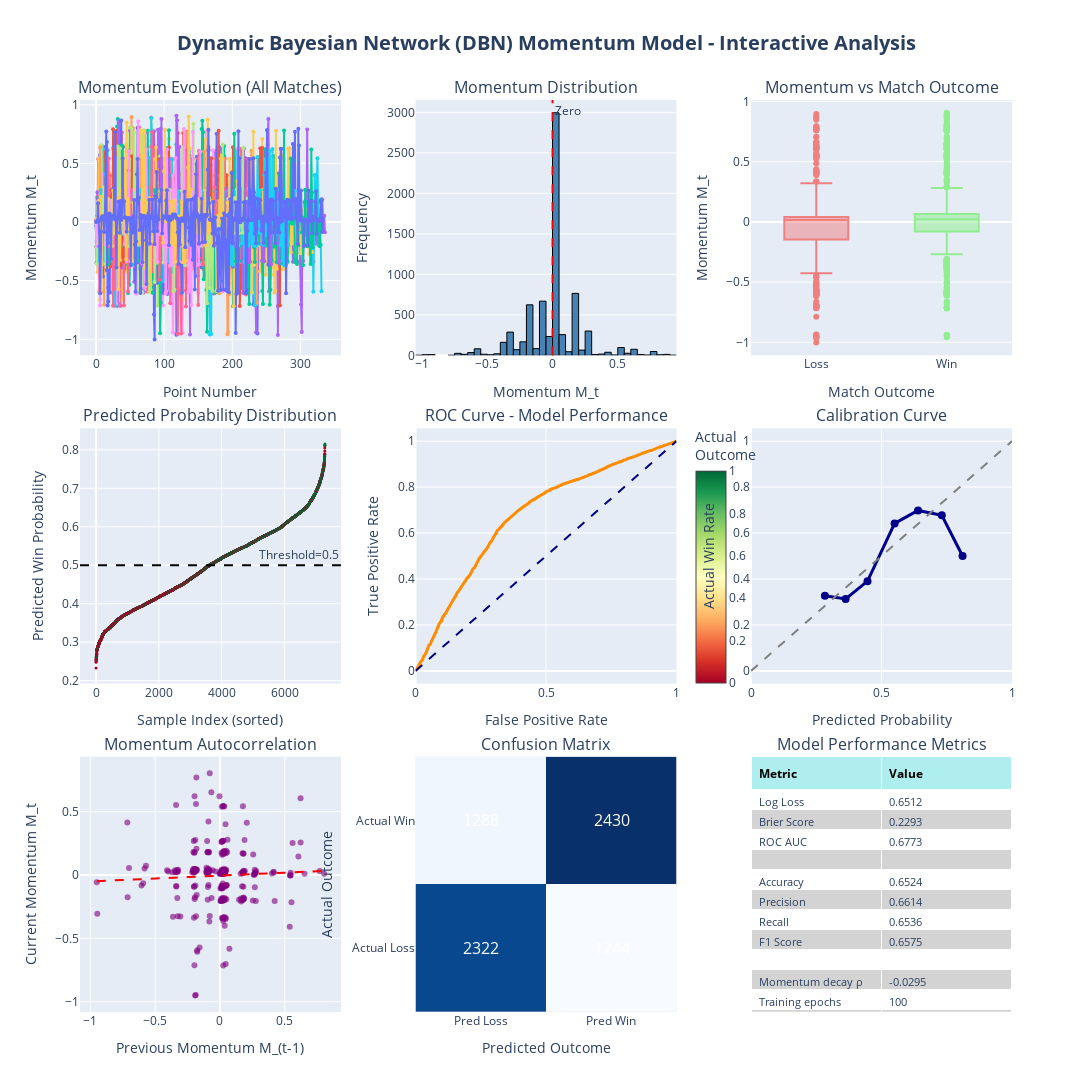

Notebook cell for this chart:
### Code cell
# ============================================
# Visualization: Dynamic Bayesian Network (DBN) Momentum Model Analysis
# Using Plotly for Interactive Visualization
# ============================================

import plotly.graph_objects as go
from plotly.subplots import make_subplots
import plotly.express as px
from sklearn.metrics import roc_curve, auc, confusion_matrix, accuracy_score, precision_score, recall_score, f1_score, log_loss, brier_score_loss, roc_auc_score
from sklearn.calibration import calibration_curve
import numpy as np
import pandas as pd

# Color scheme
colors_plotly = px.colors.qualitative.Plotly

# Create subplots
fig = make_subplots(
    rows=3, cols=3,
    subplot_titles=(
        'Momentum Evolution (All Matches)',
        'Momentum Distribution',
        'Momentum vs Match Outcome',
        'Predicted Probability Distribution',
        'ROC Curve - Model Performance',
        'Calibration Curve',
        'Momentum Autocorrelation',
        'Confusion Matrix',
        'Model Performance Metrics'
    ),
    specs=[
        [{"type": "scatter"}, {"type": "histogram"}, {"type": "box"}],
        [{"type": "scatter"}, {"type": "scatter"}, {"type": "scatter"}],
        [{"type": "scatter"}, {"type": "heatmap"}, {"type": "table"}]
    ],
    vertical_spacing=0.08,
    horizontal_spacing=0.08
)

# 1. Momentum Evolution Trajectory
sample_matches = df_m['match_id'].unique()
df_sample = df_m[df_m['match_id'].isin(sample_matches)]
for idx, mid in enumerate(sample_matches):
    df_match = df_sample[df_sample['match_id'] == mid]
    fig.add_trace(
        go.Scatter(
            x=list(range(len(df_match))),
            y=df_match['Mt_mean'].values,
            mode='lines+markers',
            name=f'Match {idx+1}',
            marker=dict(size=4),
            line=dict(width=2),
            legendgroup='matches',
            showlegend=(idx < 3)
        ),
        row=1, col=1
    )
fig.update_xaxes(title_text="Point Number", row=1, col=1)
fig.update_yaxes(title_text="Momentum M_t", row=1, col=1)

# 2. Momentum Distribution
fig.add_trace(
    go.Histogram(
        x=df_m['Mt_mean'],
        nbinsx=50,
        marker=dict(color='steelblue', line=dict(color='black', width=1)),
        name='Momentum',
        showlegend=False
    ),
    row=1, col=2
)
# Add zero line
fig.add_vline(x=0, line_dash="dash", line_color="red", 
              annotation_text="Zero", row=1, col=2)
fig.update_xaxes(title_text="Momentum M_t", row=1, col=2)
fig.update_yaxes(title_text="Frequency", row=1, col=2)

# 3. Momentum vs Outcome Boxplot
df_m['result'] = df_m['y'].map({1: 'Win', 0: 'Loss'})
for outcome, color in zip(['Loss', 'Win'], ['lightcoral', 'lightgreen']):
    df_outcome = df_m[df_m['result'] == outcome]
    fig.add_trace(
        go.Box(
            y=df_outcome['Mt_mean'],
            name=outcome,
            marker_color=color,
            showlegend=False
        ),
        row=1, col=3
    )
fig.update_xaxes(title_text="Match Outcome", row=1, col=3)
fig.update_yaxes(title_text="Momentum M_t", row=1, col=3)

# 4. Predicted Probability Distribution
sorted_idx = np.argsort(p_mean)
fig.add_trace(
    go.Scatter(
        x=list(range(len(p_mean))),
        y=p_mean[sorted_idx],
        mode='markers',
        marker=dict(
            size=3,
            color=y_np[sorted_idx],
            colorscale='RdYlGn',
            showscale=True,
            colorbar=dict(title="Actual<br>Outcome", x=0.65, len=0.3)
        ),
        name='Predictions',
        showlegend=False
    ),
    row=2, col=1
)
fig.add_hline(y=0.5, line_dash="dash", line_color="black",
              annotation_text="Threshold=0.5", row=2, col=1)
fig.update_xaxes(title_text="Sample Index (sorted)", row=2, col=1)
fig.update_yaxes(title_text="Predicted Win Probability", row=2, col=1)

# 5. ROC Curve
fpr, tpr, thresholds = roc_curve(y_np, p_mean)
roc_auc = auc(fpr, tpr)
fig.add_trace(
    go.Scatter(
        x=fpr, y=tpr,
        mode='lines',
        name=f'ROC (AUC={roc_auc:.3f})',
        line=dict(color='darkorange', width=3),
        showlegend=False
    ),
    row=2, col=2
)
fig.add_trace(
    go.Scatter(
        x=[0, 1], y=[0, 1],
        mode='lines',
        name='Random',
        line=dict(color='navy', width=2, dash='dash'),
        showlegend=False
    ),
    row=2, col=2
)
fig.update_xaxes(title_text="False Positive Rate", row=2, col=2)
fig.update_yaxes(title_text="True Positive Rate", row=2, col=2)

# 6. Calibration Curve
prob_true, prob_pred = calibration_curve(y_np, p_mean, n_bins=10)
fig.add_trace(
    go.Scatter(
        x=prob_pred, y=prob_true,
        mode='lines+markers',
        name='Model',
        line=dict(color='darkblue', width=3),
        marker=dict(size=8),
        showlegend=False
    ),
    row=2, col=3
)
fig.add_trace(
    go.Scatter(
        x=[0, 1], y=[0, 1],
        mode='lines',
        name='Perfect',
        line=dict(color='gray', width=2, dash='dash'),
        showlegend=False
    ),
    row=2, col=3
)
fig.update_xaxes(title_text="Predicted Probability", row=2, col=3)
fig.update_yaxes(title_text="Actual Win Rate", row=2, col=3)

# 7. Momentum Autocorrelation
sample_match = df_m[df_m['match_id'] == sample_matches[0]]
Mt_vals = sample_match['Mt_mean'].values
if len(Mt_vals) > 1:
    Mt_prev = Mt_vals[:-1]
    Mt_curr = Mt_vals[1:]
    fig.add_trace(
        go.Scatter(
            x=Mt_prev, y=Mt_curr,
            mode='markers',
            marker=dict(size=6, color='purple', opacity=0.6),
            name='Data',
            showlegend=False
        ),
        row=3, col=1
    )
    # Add fitted line
    z = np.polyfit(Mt_prev, Mt_curr, 1)
    x_line = np.linspace(Mt_prev.min(), Mt_prev.max(), 100)
    y_line = z[0] * x_line + z[1]
    fig.add_trace(
        go.Scatter(
            x=x_line, y=y_line,
            mode='lines',
            name=f'Fit: ρ≈{z[0]:.3f}',
            line=dict(color='red', width=2, dash='dash'),
            showlegend=False
        ),
        row=3, col=1
    )
fig.update_xaxes(title_text="Previous Momentum M_(t-1)", row=3, col=1)
fig.update_yaxes(title_text="Current Momentum M_t", row=3, col=1)

# 8. Confusion Matrix
y_pred_binary = (p_mean > 0.5).astype(int)
cm = confusion_matrix(y_np, y_pred_binary)
fig.add_trace(
    go.Heatmap(
        z=cm,
        x=['Pred Loss', 'Pred Win'],
        y=['Actual Loss', 'Actual Win'],
        colorscale='Blues',
        showscale=False,
        text=cm,
        texttemplate='%{text}',
        textfont=dict(size=16, color='white')
    ),
    row=3, col=2
)
fig.update_xaxes(title_text="Predicted Outcome", row=3, col=2)
fig.update_yaxes(title_text="Actual Outcome", row=3, col=2)

# 9. Performance Metrics Table
metrics_data = {
    'Metric': [
        'Log Loss', 'Brier Score', 'ROC AUC', '',
        'Accuracy', 'Precision', 'Recall', 'F1 Score', '',
        'Momentum decay ρ', 'Training epochs', 'Sample size', '',
        'Momentum Mean', 'Momentum Std', 'Momentum Min', 'Momentum Max'
    ],
    'Value': [
        f'{log_loss(y_np, p_mean):.4f}',
        f'{brier_score_loss(y_np, p_mean):.4f}',
        f'{roc_auc_score(y_np, p_mean):.4f}', '',
        f'{accuracy_score(y_np, y_pred_binary):.4f}',
        f'{precision_score(y_np, y_pred_binary):.4f}',
        f'{recall_score(y_np, y_pred_binary):.4f}',
        f'{f1_score(y_np, y_pred_binary):.4f}', '',
        f'{rho:.4f}',
        f'{n_epochs}',
        f'{len(df_m)}', '',
        f'{df_m["Mt_mean"].mean():.4f}',
        f'{df_m["Mt_mean"].std():.4f}',
        f'{df_m["Mt_mean"].min():.4f}',
        f'{df_m["Mt_mean"].max():.4f}'
    ]
}
fig.add_trace(
    go.Table(
        header=dict(
            values=['<b>Metric</b>', '<b>Value</b>'],
            fill_color='paleturquoise',
            align='left',
            font=dict(size=12, color='black')
        ),
        cells=dict(
            values=[metrics_data['Metric'], metrics_data['Value']],
            fill_color=[['white', 'lightgray'] * 9],
            align='left',
            font=dict(size=11)
        )
    ),
    row=3, col=3
)

# Update layout
fig.update_layout(
    height=1200,
    width=1800,
    title_text="<b>Dynamic Bayesian Network (DBN) Momentum Model - Interactive Analysis</b>",
    title_font_size=20,
    title_x=0.5,
    showlegend=False,
    hovermode='closest'
)

fig.show()

# Summary output
print("\n" + "="*60)
print("✓ Interactive Visualization Complete!")
print("="*60)
print("\n📊 Model Core Concepts:")
print("  1. Uses momentum M_t to capture cumulative effects in matches")
print("  2. M_t = ρ·M_(t-1) + η·u_t, where ρ is the decay factor")
print("  3. Momentum resets to 0 at the start of each new match")
print("  4. Positive momentum favors wins, negative favors losses")
print(f"  5. Model achieves AUC = {roc_auc_score(y_np, p_mean):.4f}")
print("\n💡 Hover over plots for interactive details!")
print("="*60)

### Figure 1 — Plotly figure (JSON) as saved in the notebook; plotly's stock layout.template omitted (floating-point values rounded to 4 significant figures; data arrays with more than 128 entries replaced by an {"elided": "..."} marker saying what was removed)
{"data": [{"legendgroup": "matches", "line": {"width": 2}, "marker": {"size": 4}, "mode": "lines+markers", "name": "Match 1", "showlegend": true, "type": "scatter", "x": {"elided": "300 int values"}, "xaxis": "x", "y": {"elided": "300 float values"}, "yaxis": "y"}, {"legendgroup": "matches", "line": {"width": 2}, "marker": {"size": 4}, "mode": "lines+markers", "name": "Match 2", "showlegend": true, "type": "scatter", "x": {"elided": "201 int values"}, "xaxis": "x", "y": {"elided": "201 float values"}, "yaxis": "y"}, {"legendgroup": "matches", "line": {"width": 2}, "marker": {"size": 4}, "mode": "lines+markers", "name": "Match 3", "showlegend": true, "type": "scatter", "x": {"elided": "134 int values"}, "xaxis": "x", "y": {"elided": "134 float values"}, "yaxis": "y"}, {"legendgroup": "matches", "line": {"width": 2}, "marker": {"size": 4}, "mode": "lines+markers", "name": "Match 4", "showlegend": false, "type": "scatter", "x": {"elided": "337 int values"}, "xaxis": "x", "y": {"elided": "337 float values"}, "yaxis": "y"}, {"legendgroup": "matches", "line": {"width": 2}, "marker": {"size": 4}, "mode": "lines+markers", "name": "Match 5", "showlegend": false, "type": "scatter", "x": {"elided": "246 int values"}, "xaxis": "x", "y": {"elided": "246 float values"}, "yaxis": "y"}, {"legendgroup": "matches", "line": {"width": 2}, "marker": {"size": 4}, "mode": "lines+markers", "name": "Match 6", "showlegend": false, "type": "scatter", "x": {"elided": "332 int values"}, "xaxis": "x", "y": {"elided": "332 float values"}, "yaxis": "y"}, {"legendgroup": "matches", "line": {"width": 2}, "marker": {"size": 4}, "mode": "lines+markers", "name": "Match 7", "showlegend": false, "type": "scatter", "x": {"elided": "232 int values"}, "xaxis": "x", "y": {"elided": "232 float values"}, "yaxis": "y"}, {"legendgroup": "matches", "line": {"width": 2}, "marker": {"size": 4}, "mode": "lines+markers", "name": "Match 8", "showlegend": false, "type": "scatter", "x": {"elided": "190 int values"}, "xaxis": "x", "y": {"elided": "190 float values"}, "yaxis": "y"}, {"legendgroup": "matches", "line": {"width": 2}, "marker": {"size": 4}, "mode": "lines+markers", "name": "Match 9", "showlegend": false, "type": "scatter", "x": {"elided": "213 int values"}, "xaxis": "x", "y": {"elided": "213 float values"}, "yaxis": "y"}, {"legendgroup": "matches", "line": {"width": 2}, "marker": {"size": 4}, "mode": "lines+markers", "name": "Match 10", "showlegend": false, "type": "scatter", "x": {"elided": "318 int values"}, "xaxis": "x", "y": {"elided": "318 float values"}, "yaxis": "y"}, {"legendgroup": "matches", "line": {"width": 2}, "marker": {"size": 4}, "mode": "lines+markers", "name": "Match 11", "showlegend": false, "type": "scatter", "x": {"elided": "170 int values"}, "xaxis": "x", "y": {"elided": "170 float values"}, "yaxis": "y"}, {"legendgroup": "matches", "line": {"width": 2}, "marker": {"size": 4}, "mode": "lines+markers", "name": "Match 12", "showlegend": false, "type": "scatter", "x": {"elided": "275 int values"}, "xaxis": "x", "y": {"elided": "275 float values"}, "yaxis": "y"}, {"legendgroup": "matches", "line": {"width": 2}, "marker": {"size": 4}, "mode": "lines+markers", "name": "Match 13", "showlegend": false, "type": "scatter", "x": {"elided": "290 int values"}, "xaxis": "x", "y": {"elided": "290 float values"}, "yaxis": "y"}, {"legendgroup": "matches", "line": {"width": 2}, "marker": {"size": 4}, "mode": "lines+markers", "name": "Match 14", "showlegend": false, "type": "scatter", "x": {"elided": "185 int values"}, "xaxis": "x", "y": {"elided": "185 float values"}, "yaxis": "y"}, {"legendgroup": "matches", "line": {"width": 2}, "marker": {"size": 4}, "mode": "lines+markers", "name": "Match 15", "showlegend": false, "type": "scatter", "x": {"elided": "198 int values"}, "xaxis": "x", "y": {"elided": "198 float values"}, "yaxis": "y"}, {"legendgroup": "matches", "line": {"width": 2}, "marker": {"size": 4}, "mode": "lines+markers", "name": "Match 16", "showlegend": false, "type": "scatter", "x": {"elided": "167 int values"}, "xaxis": "x", "y": {"elided": "167 float values"}, "yaxis": "y"}, {"legendgroup": "matches", "line": {"width": 2}, "marker": {"size": 4}, "mode": "lines+markers", "name": "Match 17", "showlegend": false, "type": "scatter", "x": {"elided": "225 int values"}, "xaxis": "x", "y": {"elided": "225 float values"}, "yaxis": "y"}, {"legendgroup": "matches", "line": {"width": 2}, "marker": {"size": 4}, "mode": "lines+markers", "name": "Match 18", "showlegend": false, "type": "scatter", "x": {"elided": "274 int values"}, "xaxis": "x", "y": {"elided": "274 float values"}, "yaxis": "y"}, {"legendgroup": "matches", "line": {"width": 2}, "marker": {"size": 4}, "mode": "lines+markers", "name": "Match 19", "showlegend": false, "type": "scatter", "x": [0, 1, 2, 3, 4, 5, 6, 7, 8, 9, 10, 11, 12, 13, 14, 15, 16, 17, 18, 19, 20, 21, 22, 23, 24, 25, 26, 27, 28, 29, 30, 31, 32, 33, 34, 35, 36, 37, 38, 39, 40, 41, 42, 43, 44, 45, 46, 47, 48, 49, 50, 51, 52, 53, 54, 55, 56, 57, 58, 59, 60, 61, 62, 63, 64, 65, 66, 67, 68, 69, 70, 71, 72, 73, 74, 75, 76, 77, 78, 79, 80, 81, 82, 83, 84, 85, 86, 87, 88, 89, 90, 91, 92, 93, 94, 95, 96, 97, 98, 99, 100, 101, 102, 103, 104, 105, 106, 107, 108, 109, 110, 111, 112, 113, 114, 115, 116, 117, 118, 119, 120, 121], "xaxis": "x", "y": [0.0, 0.01944, -0.1918, 0.02535, 0.167, -0.3718, -0.7116, -0.1602, 0.4059, 0.03991, 0.02565, 0.02545, 0.0314, -0.1847, -0.1804, 0.02928, -0.09292, 0.02317, 0.01465, 0.5395, -0.00122, 0.01376, 0.01167, 0.009669, 0.02327, -0.1976, -0.1954, -0.08255, -0.1787, -0.5923, -0.6967, 0.07571, -0.1827, -0.3227, -0.1762, 0.02919, -0.08822, 0.5518, -0.09532, 0.2817, 0.2652, 0.01141, 0.2653, -0.1856, 0.03915, 0.02519, 0.03461, -0.3413, 0.02266, 0.01813, -0.09357, 0.03811, 0.1643, 0.2595, -0.1083, -0.09436, -0.1968, -0.364, 0.02795, -0.6106, 0.02887, -0.3466, 0.1745, 0.1725, 0.1838, 0.2764, -0.2015, -0.08998, 0.02732, -0.192, -0.3293, 0.04151, 0.03169, -0.1892, 0.04749, -0.1692, -0.06733, 0.05393, 0.1793, 0.0285, 0.2747, 0.01325, 0.01518, -0.1993, -0.1906, -0.1933, 0.3942, 0.002407, 0.2621, 0.03265, 0.03073, -0.1869, -0.1826, 0.04352, -0.09496, 0.02656, -0.602, 0.05222, -0.7086, -0.1661, -0.5642, -0.1679, -0.5871, -0.07049, -0.08903, 0.02293, -0.2015, 0.1727, 0.2607, -0.1995, -0.1799, -0.1763, -0.5922, -0.9427, -0.5637, -0.171, 0.2303, 0.1867, 0.04622, 0.2884, -0.08764, 0.04904], "yaxis": "y"}, {"legendgroup": "matches", "line": {"width": 2}, "marker": {"size": 4}, "mode": "lines+markers", "name": "Match 20", "showlegend": false, "type": "scatter", "x": {"elided": "286 int values"}, "xaxis": "x", "y": {"elided": "286 float values"}, "yaxis": "y"}, {"legendgroup": "matches", "line": {"width": 2}, "marker": {"size": 4}, "mode": "lines+markers", "name": "Match 21", "showlegend": false, "type": "scatter", "x": {"elided": "215 int values"}, "xaxis": "x", "y": {"elided": "215 float values"}, "yaxis": "y"}, {"legendgroup": "matches", "line": {"width": 2}, "marker": {"size": 4}, "mode": "lines+markers", "name": "Match 22", "showlegend": false, "type": "scatter", "x": {"elided": "195 int values"}, "xaxis": "x", "y": {"elided": "195 float values"}, "yaxis": "y"}, {"legendgroup": "matches", "line": {"width": 2}, "marker": {"size": 4}, "mode": "lines+markers", "name": "Match 23", "showlegend": false, "type": "scatter", "x": {"elided": "331 int values"}, "xaxis": "x", "y": {"elided": "331 float values"}, "yaxis": "y"}, {"legendgroup": "matches", "line": {"width": 2}, "marker": {"size": 4}, "mode": "lines+markers", "name": "Match 24", "showlegend": false, "type": "scatter", "x": {"elided": "271 int values"}, "xaxis": "x", "y": {"elided": "271 float values"}, "yaxis": "y"}, {"legendgroup": "matches", "line": {"width": 2}, "marker": {"size": 4}, "mode": "lines+markers", "name": "Match 25", "showlegend": false, "type": "scatter", "x": {"elided": "189 int values"}, "xaxis": "x", "y": {"elided": "189 float values"}, "yaxis": "y"}, {"legendgroup": "matches", "line": {"width": 2}, "marker": {"size": 4}, "mode": "lines+markers", "name": "Match 26", "showlegend": false, "type": "scatter", "x": {"elided": "283 int values"}, "xaxis": "x", "y": {"elided": "283 float values"}, "yaxis": "y"}, {"legendgroup": "matches", "line": {"width": 2}, "marker": {"size": 4}, "mode": "lines+markers", "name": "Match 27", "showlegend": false, "type": "scatter", "x": {"elided": "193 int values"}, "xaxis": "x", "y": {"elided": "193 float values"}, "yaxis": "y"}, {"legendgroup": "matches", "line": {"width": 2}, "marker": {"size": 4}, "mode": "lines+markers", "name": "Match 28", "showlegend": false, "type": "scatter", "x": {"elided": "217 int values"}, "xaxis": "x", "y": {"elided": "217 float values"}, "yaxis": "y"}, {"legendgroup": "matches", "line": {"width": 2}, "marker": {"size": 4}, "mode": "lines+markers", "name": "Match 29", "showlegend": false, "type": "scatter", "x": {"elided": "159 int values"}, "xaxis": "x", "y": {"elided": "159 float values"}, "yaxis": "y"}, {"legendgroup": "matches", "line": {"width": 2}, "marker": {"size": 4}, "mode": "lines+markers", "name": "Match 30", "showlegend": false, "type": "scatter", "x": {"elided": "202 int values"}, "xaxis": "x", "y": {"elided": "202 float values"}, "yaxis": "y"}, {"legendgroup": "matches", "line": {"width": 2}, "marker": {"size": 4}, "mode": "lines+markers", "name": "Match 31", "showlegend": false, "type": "scatter", "x": {"elided": "334 int values"}, "xaxis": "x", "y": {"elided": "334 float values"}, "yaxis": "y"}, {"marker": {"color": "steelblue", "line": {"color": "black", "width": 1}}, "name": "Momentum", "nbinsx": 50, "showlegend": false, "type": "histogram", "x": {"elided": "7284 float values"}, "xaxis": "x2", "yaxis": "y2"}, {"marker": {"color": "lightcoral"}, "name": "Loss", "showlegend": false, "type": "box", "xaxis": "x3", "y": {"elided": "3566 float values"}, "yaxis": "y3"}, {"marker": {"color": "lightgreen"}, "name": "Win", "showlegend": false, "type": "box", "xaxis": "x3", "y": {"elided": "3718 float values"}, "yaxis": "y3"}, {"marker": {"color": {"elided": "7284 float values"}, "colorbar": {"len": 0.3, "title": {"text": "Actual<br>Outcome"}, "x": 0.65}, "colorscale": [[0, "rgb(165,0,38)"], [0.1, "rgb(215,48,39)"], [0.2, "rgb(244,109,67)"], [0.3, "rgb(253,174,97)"], [0.4, "rgb(254,224,139)"], [0.5, "rgb(255,255,191)"], [0.6, "rgb(217,239,139)"], [0.7, "rgb(166,217,106)"], [0.8, "rgb(102,189,99)"], [0.9, "rgb(26,152,80)"], [1, "rgb(0,104,55)"]], "showscale": true, "size": 3}, "mode": "markers", "name": "Predictions", "showlegend": false, "type": "scatter", "x": {"elided": "7284 int values"}, "xaxis": "x4", "y": {"elided": "7284 float values"}, "yaxis": "y4"}, {"line": {"color": "darkorange", "width": 3}, "mode": "lines", "name": "ROC (AUC=0.677)", "showlegend": false, "type": "scatter", "x": {"elided": "3287 float values"}, "xaxis": "x5", "y": {"elided": "3287 float values"}, "yaxis": "y5"}, {"line": {"color": "navy", "dash": "dash", "width": 2}, "mode": "lines", "name": "Random", "showlegend": false, "type": "scatter", "x": [0, 1], "xaxis": "x5", "y": [0, 1], "yaxis": "y5"}, {"line": {"color": "darkblue", "width": 3}, "marker": {"size": 8}, "mode": "lines+markers", "name": "Model", "showlegend": false, "type": "scatter", "x": [0.2831, 0.3625, 0.4464, 0.5502, 0.6401, 0.731, 0.8106], "xaxis": "x6", "y": [0.3273, 0.3132, 0.3907, 0.6416, 0.6982, 0.6769, 0.5], "yaxis": "y6"}, {"line": {"color": "gray", "dash": "dash", "width": 2}, "mode": "lines", "name": "Perfect", "showlegend": false, "type": "scatter", "x": [0, 1], "xaxis": "x6", "y": [0, 1], "yaxis": "y6"}, {"marker": {"color": "purple", "opacity": 0.6, "size": 6}, "mode": "markers", "name": "Data", "showlegend": false, "type": "scatter", "x": {"elided": "299 float values"}, "xaxis": "x7", "y": {"elided": "299 float values"}, "yaxis": "y7"}, {"line": {"color": "red", "dash": "dash", "width": 2}, "mode": "lines", "name": "Fit: ρ≈0.046", "showlegend": false, "type": "scatter", "x": [-0.9507, -0.933, -0.9152, -0.8975, -0.8798, -0.8621, -0.8443, -0.8266, -0.8089, -0.7912, -0.7734, -0.7557, -0.738, -0.7203, -0.7026, -0.6848, -0.6671, -0.6494, -0.6317, -0.6139, -0.5962, -0.5785, -0.5608, -0.5431, -0.5253, -0.5076, -0.4899, -0.4722, -0.4544, -0.4367, -0.419, -0.4013, -0.3835, -0.3658, -0.3481, -0.3304, -0.3127, -0.2949, -0.2772, -0.2595, -0.2418, -0.224, -0.2063, -0.1886, -0.1709, -0.1532, -0.1354, -0.1177, -0.09998, -0.08226, -0.06454, -0.04682, -0.02909, -0.01137, 0.006353, 0.02408, 0.0418, 0.05952, 0.07724, 0.09497, 0.1127, 0.1304, 0.1481, 0.1659, 0.1836, 0.2013, 0.219, 0.2367, 0.2545, 0.2722, 0.2899, 0.3076, 0.3254, 0.3431, 0.3608, 0.3785, 0.3963, 0.414, 0.4317, 0.4494, 0.4671, 0.4849, 0.5026, 0.5203, 0.538, 0.5558, 0.5735, 0.5912, 0.6089, 0.6266, 0.6444, 0.6621, 0.6798, 0.6975, 0.7153, 0.733, 0.7507, 0.7684, 0.7862, 0.8039], "xaxis": "x7", "y": [-0.04844, -0.04763, -0.04681, -0.04599, -0.04518, -0.04436, -0.04355, -0.04273, -0.04192, -0.0411, -0.04028, -0.03947, -0.03865, -0.03784, -0.03702, -0.03621, -0.03539, -0.03457, -0.03376, -0.03294, -0.03213, -0.03131, -0.0305, -0.02968, -0.02886, -0.02805, -0.02723, -0.02642, -0.0256, -0.02478, -0.02397, -0.02315, -0.02234, -0.02152, -0.02071, -0.01989, -0.01907, -0.01826, -0.01744, -0.01663, -0.01581, -0.015, -0.01418, -0.01336, -0.01255, -0.01173, -0.01092, -0.0101, -0.009286, -0.008471, -0.007655, -0.006839, -0.006023, -0.005208, -0.004392, -0.003576, -0.00276, -0.001945, -0.001129, -0.0003133, 0.0005024, 0.001318, 0.002134, 0.00295, 0.003765, 0.004581, 0.005397, 0.006212, 0.007028, 0.007844, 0.00866, 0.009475, 0.01029, 0.01111, 0.01192, 0.01274, 0.01355, 0.01437, 0.01519, 0.016, 0.01682, 0.01763, 0.01845, 0.01926, 0.02008, 0.0209, 0.02171, 0.02253, 0.02334, 0.02416, 0.02497, 0.02579, 0.02661, 0.02742, 0.02824, 0.02905, 0.02987, 0.03068, 0.0315, 0.03232], "yaxis": "y7"}, {"colorscale": [[0, "rgb(247,251,255)"], [0.125, "rgb(222,235,247)"], [0.25, "rgb(198,219,239)"], [0.375, "rgb(158,202,225)"], [0.5, "rgb(107,174,214)"], [0.625, "rgb(66,146,198)"], [0.75, "rgb(33,113,181)"], [0.875, "rgb(8,81,156)"], [1, "rgb(8,48,107)"]], "showscale": false, "text": [[2322, 1244], [1288, 2430]], "textfont": {"color": "white", "size": 16}, "texttemplate": "%{text}", "type": "heatmap", "x": ["Pred Loss", "Pred Win"], "xaxis": "x8", "y": ["Actual Loss", "Actual Win"], "yaxis": "y8", "z": [[2322, 1244], [1288, 2430]]}, {"cells": {"align": "left", "fill": {"color": [["white", "lightgray", "white", "lightgray", "white", "lightgray", "white", "lightgray", "white", "lightgray", "white", "lightgray", "white", "lightgray", "white", "lightgray", "white", "lightgray"]]}, "font": {"size": 11}, "values": [["Log Loss", "Brier Score", "ROC AUC", "", "Accuracy", "Precision", "Recall", "F1 Score", "", "Momentum decay ρ", "Training epochs", "Sample size", "", "Momentum Mean", "Momentum Std", "Momentum Min", "Momentum Max"], ["0.6512", "0.2293", "0.6773", "", "0.6524", "0.6614", "0.6536", "0.6575", "", "-0.0295", "100", "7284", "", "0.0001", "0.2218", "-1.0024", "0.9068"]]}, "domain": {"x": [0.72, 1], "y": [0, 0.28]}, "header": {"align": "left", "fill": {"color": "paleturquoise"}, "font": {"color": "black", "size": 12}, "values": ["<b>Metric</b>", "<b>Value</b>"]}, "type": "table"}], "layout": {"annotations": [{"font": {"size": 16}, "showarrow": false, "text": "Momentum Evolution (All Matches)", "x": 0.14, "xanchor": "center", "xref": "paper", "y": 1, "yanchor": "bottom", "yref": "paper"}, {"font": {"size": 16}, "showarrow": false, "text": "Momentum Distribution", "x": 0.5, "xanchor": "center", "xref": "paper", "y": 1, "yanchor": "bottom", "yref": "paper"}, {"font": {"size": 16}, "showarrow": false, "text": "Momentum vs Match Outcome", "x": 0.86, "xanchor": "center", "xref": "paper", "y": 1, "yanchor": "bottom", "yref": "paper"}, {"font": {"size": 16}, "showarrow": false, "text": "Predicted Probability Distribution", "x": 0.14, "xanchor": "center", "xref": "paper", "y": 0.64, "yanchor": "bottom", "yref": "paper"}, {"font": {"size": 16}, "showarrow": false, "text": "ROC Curve - Model Performance", "x": 0.5, "xanchor": "center", "xref": "paper", "y": 0.64, "yanchor": "bottom", "yref": "paper"}, {"font": {"size": 16}, "showarrow": false, "text": "Calibration Curve", "x": 0.86, "xanchor": "center", "xref": "paper", "y": 0.64, "yanchor": "bottom", "yref": "paper"}, {"font": {"size": 16}, "showarrow": false, "text": "Momentum Autocorrelation", "x": 0.14, "xanchor": "center", "xref": "paper", "y": 0.28, "yanchor": "bottom", "yref": "paper"}, {"font": {"size": 16}, "showarrow": false, "text": "Confusion Matrix", "x": 0.5, "xanchor": "center", "xref": "paper", "y": 0.28, "yanchor": "bottom", "yref": "paper"}, {"font": {"size": 16}, "showarrow": false, "text": "Model Performance Metrics", "x": 0.86, "xanchor": "center", "xref": "paper", "y": 0.28, "yanchor": "bottom", "yref": "paper"}, {"showarrow": false, "text": "Zero", "x": 0, "xanchor": "left", "xref": "x2", "y": 1, "yanchor": "top", "yref": "y2 domain"}, {"showarrow": false, "text": "Threshold=0.5", "x": 1, "xanchor": "right", "xref": "x4 domain", "y": 0.5, "yanchor": "bottom", "yref": "y4"}], "height": 1200, "hovermode": "closest", "shapes": [{"line": {"color": "red", "dash": "dash"}, "type": "line", "x0": 0, "x1": 0, "xref": "x2", "y0": 0, "y1": 1, "yref": "y2 domain"}, {"line": {"color": "black", "dash": "dash"}, "type": "line", "x0": 0, "x1": 1, "xref": "x4 domain", "y0": 0.5, "y1": 0.5, "yref": "y4"}], "showlegend": false, "title": {"font": {"size": 20}, "text": "<b>Dynamic Bayesian Network (DBN) Momentum Model - Interactive Analysis</b>", "x": 0.5}, "width": 1800, "xaxis": {"anchor": "y", "domain": [0, 0.28], "title": {"text": "Point Number"}}, "xaxis2": {"anchor": "y2", "domain": [0.36, 0.64], "title": {"text": "Momentum M_t"}}, "xaxis3": {"anchor": "y3", "domain": [0.72, 1], "title": {"text": "Match Outcome"}}, "xaxis4": {"anchor": "y4", "domain": [0, 0.28], "title": {"text": "Sample Index (sorted)"}}, "xaxis5": {"anchor": "y5", "domain": [0.36, 0.64], "title": {"text": "False Positive Rate"}}, "xaxis6": {"anchor": "y6", "domain": [0.72, 1], "title": {"text": "Predicted Probability"}}, "xaxis7": {"anchor": "y7", "domain": [0, 0.28], "title": {"text": "Previous Momentum M_(t-1)"}}, "xaxis8": {"anchor": "y8", "domain": [0.36, 0.64], "title": {"text": "Predicted Outcome"}}, "yaxis": {"anchor": "x", "domain": [0.72, 1], "title": {"text": "Momentum M_t"}}, "yaxis2": {"anchor": "x2", "domain": [0.72, 1], "title": {"text": "Frequency"}}, "yaxis3": {"anchor": "x3", "domain": [0.72, 1], "title": {"text": "Momentum M_t"}}, "yaxis4": {"anchor": "x4", "domain": [0.36, 0.64], "title": {"text": "Predicted Win Probability"}}, "yaxis5": {"anchor": "x5", "domain": [0.36, 0.64], "title": {"text": "True Positive Rate"}}, "yaxis6": {"anchor": "x6", "domain": [0.36, 0.64], "title": {"text": "Actual Win Rate"}}, "yaxis7": {"anchor": "x7", "domain": [0, 0.28], "title": {"text": "Current Momentum M_t"}}, "yaxis8": {"anchor": "x8", "domain": [0, 0.28], "title": {"text": "Actual Outcome"}}}}
